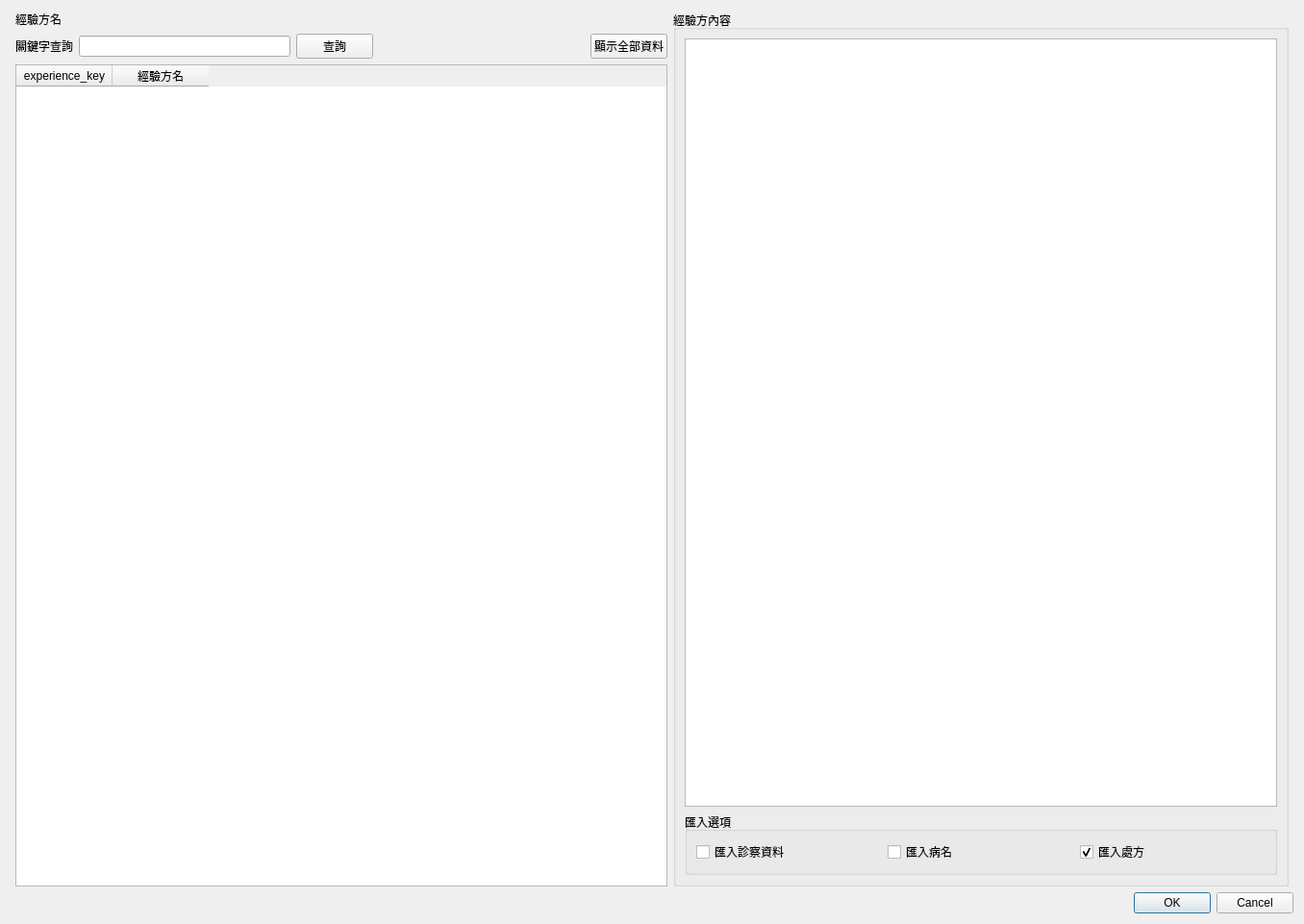
<?xml version="1.0" encoding="UTF-8"?>
<ui version="4.0">
 <class>Dialog_medical_record_hosts</class>
 <widget class="QDialog" name="Dialog_medical_record_hosts">
  <property name="windowModality">
   <enum>Qt::NonModal</enum>
  </property>
  <property name="geometry">
   <rect>
    <x>0</x>
    <y>0</y>
    <width>1356</width>
    <height>961</height>
   </rect>
  </property>
  <property name="sizePolicy">
   <sizepolicy hsizetype="Preferred" vsizetype="Preferred">
    <horstretch>0</horstretch>
    <verstretch>0</verstretch>
   </sizepolicy>
  </property>
  <property name="windowTitle">
   <string>過去病歷</string>
  </property>
  <layout class="QVBoxLayout" name="verticalLayout">
   <item>
    <layout class="QHBoxLayout" name="horizontalLayout">
     <property name="leftMargin">
      <number>5</number>
     </property>
     <property name="topMargin">
      <number>0</number>
     </property>
     <property name="rightMargin">
      <number>5</number>
     </property>
     <item>
      <layout class="QVBoxLayout" name="verticalLayout_4">
       <item>
        <widget class="QLabel" name="label">
         <property name="text">
          <string>經驗方名</string>
         </property>
        </widget>
       </item>
       <item>
        <layout class="QHBoxLayout" name="horizontalLayout_2">
         <item>
          <widget class="QLabel" name="label_2">
           <property name="text">
            <string>關鍵字查詢</string>
           </property>
          </widget>
         </item>
         <item>
          <widget class="QLineEdit" name="lineEdit_keyword"/>
         </item>
         <item>
          <widget class="QPushButton" name="pushButton_query">
           <property name="text">
            <string>查詢</string>
           </property>
          </widget>
         </item>
         <item>
          <spacer name="horizontalSpacer">
           <property name="orientation">
            <enum>Qt::Horizontal</enum>
           </property>
           <property name="sizeHint" stdset="0">
            <size>
             <width>40</width>
             <height>20</height>
            </size>
           </property>
          </spacer>
         </item>
         <item>
          <widget class="QPushButton" name="pushButton_query_all">
           <property name="text">
            <string>顯示全部資料</string>
           </property>
          </widget>
         </item>
        </layout>
       </item>
       <item>
        <widget class="QTableWidget" name="tableWidget_experience">
         <property name="alternatingRowColors">
          <bool>true</bool>
         </property>
         <property name="selectionMode">
          <enum>QAbstractItemView::SingleSelection</enum>
         </property>
         <property name="selectionBehavior">
          <enum>QAbstractItemView::SelectRows</enum>
         </property>
         <column>
          <property name="text">
           <string>experience_key</string>
          </property>
         </column>
         <column>
          <property name="text">
           <string>經驗方名</string>
          </property>
         </column>
        </widget>
       </item>
      </layout>
     </item>
     <item>
      <widget class="QGroupBox" name="groupBox_medical_record">
       <property name="maximumSize">
        <size>
         <width>640</width>
         <height>16777215</height>
        </size>
       </property>
       <property name="title">
        <string>經驗方內容</string>
       </property>
       <layout class="QVBoxLayout" name="verticalLayout_3">
        <item>
         <widget class="QTextEdit" name="textEdit_experience">
          <property name="readOnly">
           <bool>true</bool>
          </property>
         </widget>
        </item>
        <item>
         <widget class="QGroupBox" name="groupBox_copy_option">
          <property name="title">
           <string>匯入選項</string>
          </property>
          <layout class="QGridLayout" name="gridLayout">
           <item row="0" column="2">
            <widget class="QCheckBox" name="checkBox_prescript">
             <property name="text">
              <string>匯入處方</string>
             </property>
             <property name="checked">
              <bool>true</bool>
             </property>
            </widget>
           </item>
           <item row="0" column="0">
            <widget class="QCheckBox" name="checkBox_diagnostic">
             <property name="text">
              <string>匯入診察資料</string>
             </property>
             <property name="checked">
              <bool>false</bool>
             </property>
            </widget>
           </item>
           <item row="0" column="1">
            <widget class="QCheckBox" name="checkBox_disease">
             <property name="text">
              <string>匯入病名</string>
             </property>
             <property name="checked">
              <bool>false</bool>
             </property>
            </widget>
           </item>
          </layout>
         </widget>
        </item>
       </layout>
      </widget>
     </item>
    </layout>
   </item>
   <item>
    <widget class="QDialogButtonBox" name="buttonBox">
     <property name="orientation">
      <enum>Qt::Horizontal</enum>
     </property>
     <property name="standardButtons">
      <set>QDialogButtonBox::Cancel|QDialogButtonBox::Ok</set>
     </property>
     <property name="centerButtons">
      <bool>false</bool>
     </property>
    </widget>
   </item>
  </layout>
 </widget>
 <resources/>
 <connections>
  <connection>
   <sender>buttonBox</sender>
   <signal>accepted()</signal>
   <receiver>Dialog_medical_record_hosts</receiver>
   <slot>accept()</slot>
   <hints>
    <hint type="sourcelabel">
     <x>248</x>
     <y>254</y>
    </hint>
    <hint type="destinationlabel">
     <x>157</x>
     <y>274</y>
    </hint>
   </hints>
  </connection>
  <connection>
   <sender>buttonBox</sender>
   <signal>rejected()</signal>
   <receiver>Dialog_medical_record_hosts</receiver>
   <slot>reject()</slot>
   <hints>
    <hint type="sourcelabel">
     <x>316</x>
     <y>260</y>
    </hint>
    <hint type="destinationlabel">
     <x>286</x>
     <y>274</y>
    </hint>
   </hints>
  </connection>
 </connections>
</ui>
